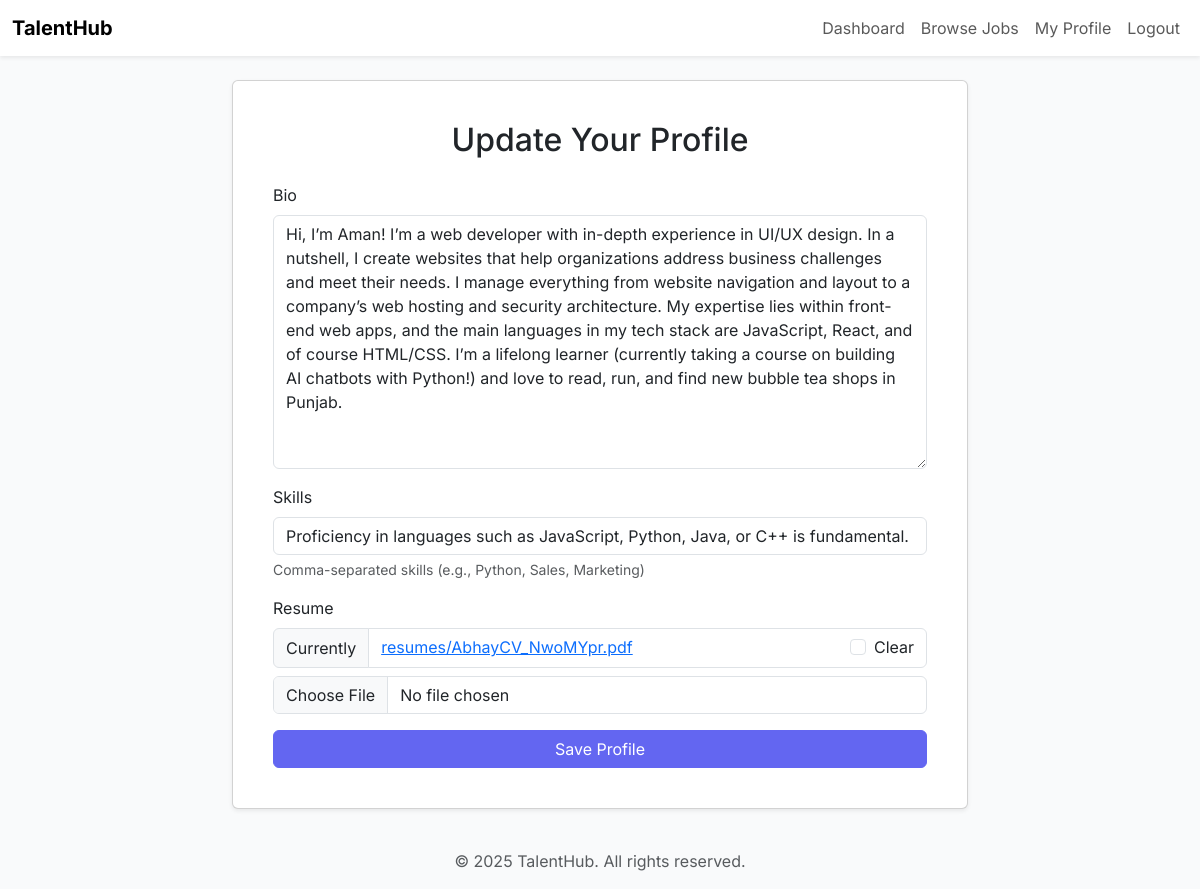
The page /profile/update/ (signed in) on the database its author committed.
### profiles/models.py (models this page shows, shortened)
class CandidateProfile(models.Model):
    user = models.OneToOneField(
        settings.AUTH_USER_MODEL,
        on_delete=models.CASCADE,
        primary_key=True,
        limit_choices_to={'role': 'CANDIDATE'} # Ensures only candidates have profiles
    )
    bio = models.TextField(blank=True)
    skills = models.CharField(max_length=500, blank=True, help_text="Comma-separated skills (e.g., Python, Sales, Marketing)")
    resume = models.FileField(upload_to='resumes/', blank=True, null=True)

### profiles/views.py (the view)
# urls.py: path('update/', views.update_profile, name='profile_update'),
@login_required
def update_profile(request):
    if request.user.role != 'CANDIDATE':
        return redirect('job_list')
    profile, created = CandidateProfile.objects.get_or_create(user=request.user)
    if request.method == 'POST':
        form = CandidateProfileForm(request.POST, request.FILES, instance=profile)
        if form.is_valid():
            form.save()
            return redirect('dashboard')
    else:
        form = CandidateProfileForm(instance=profile)
    return render(request, 'profiles/profile_form.html', {'form': form})

### profiles/forms.py
class CandidateProfileForm(forms.ModelForm):
    class Meta:
        model = CandidateProfile
        fields = ['bio', 'skills', 'resume']

### profiles/templates/profiles/profile_form.html (shortened to what this page needs)
{% extends "base.html" %}
{% load crispy_forms_tags %}
{% block content %}
  <div class="row justify-content-center">
    <div class="col-md-8">
      <div class="card shadow-sm p-4">
        <div class="card-body">
          <h2 class="card-title text-center mb-4">Update Your Profile</h2>
          <form method="post" enctype="multipart/form-data">
            {{ form|crispy }}
            <button type="submit" class="btn btn-primary w-100">Save Profile</button>
          </form>
        </div>
      </div>
    </div>
  </div>
{% endblock %}

### templates/base.html (style rules this page uses)
:root { --bs-primary: #6366F1; --bs-primary-rgb: 99, 102, 241; --bs-link-color: #6366F1; --bs-link-hover-color: #4338CA; }
body { font-family: 'Inter', sans-serif; background-color: #F9FAFB; }
.btn-primary { --bs-btn-bg: #6366F1; --bs-btn-border-color: #6366F1; --bs-btn-hover-bg: #4338CA; --bs-btn-hover-border-color: #4338CA; --bs-btn-active-bg: #4338CA; --bs-btn-active-border-color: #4338CA; --bs-btn-disabled-bg: #6366F1; --bs-btn-disabled-border-color: #6366F1; }
.card { transition: all 0.2s ease-in-out; }

### rows shown on the page
CandidateProfile: bio "Hi, I’m Aman! I’m a web developer with in-depth experience in UI/UX design. In a nutshell, I create websites that help organizations address business challenges and meet their needs. I manage everything from website navigation and layout to a company’s web hosting and security architecture. My expertise lies within front-end web apps, and the main languages in my tech stack are JavaScript, React, and of course HTML/CSS. I’m a lifelong learner (currently taking a course on building AI chatbots with Python!) and love to read, run, and find new bubble tea shops in Punjab.", skills "Proficiency in languages such as JavaScript, Python, Java, or C++ is fundamental."
